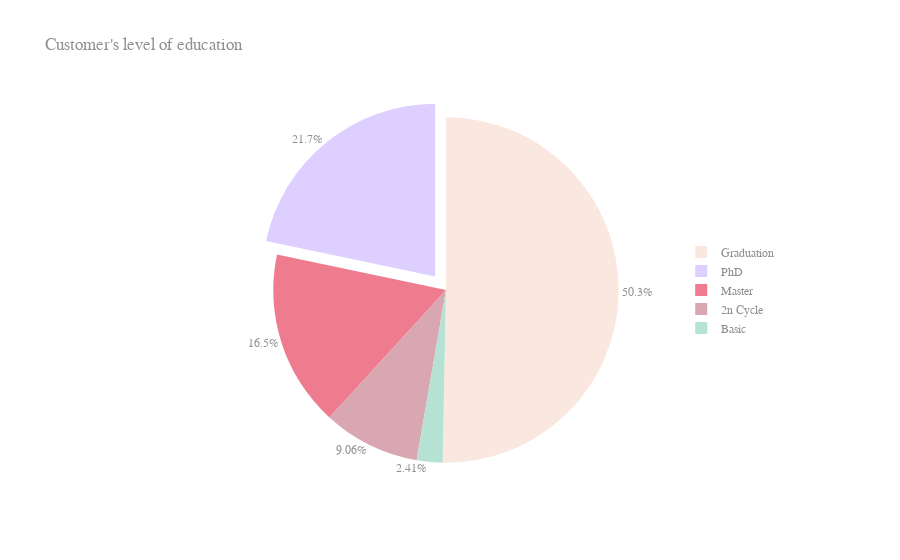

Write notebook code for a chart like this one.
### Code cell
layout = go.Layout(title="Customer's level of education",
                   font=dict(family='Arial', size=12, color='#909090'),
                   legend=dict(x=0.9, y=0.5))

education_chart = go.Pie(labels=education["education"], 
               hoverinfo ='label+percent', 
               values = education["count"], 
               textposition ='outside',
               pull = [0, 0, 0, 0, 0.1],
               marker = dict(colors = color_palette_list))

data = [education_chart]
fig = go.Figure(data = data, layout = layout)
fig.show()

### Figure 1 — Plotly figure (JSON) as saved in the notebook; plotly's stock layout.template omitted (floating-point values rounded to 4 significant figures)
{"data": [{"hoverinfo": "label+percent", "labels": ["2n Cycle", "Basic", "Graduation", "Master", "PhD"], "marker": {"colors": ["#D8A7B1", "#B6E2D3", "#FAE8E0", "#EF7C8E", "#DDCFFF", "#F5ADAD"]}, "pull": [0, 0, 0, 0, 0.1], "textposition": "outside", "type": "pie", "values": [203, 54, 1127, 370, 486]}], "layout": {"autosize": true, "font": {"color": "#909090", "family": "Arial", "size": 12}, "legend": {"x": 0.9, "y": 0.5}, "title": {"text": "Customer's level of education"}}}
